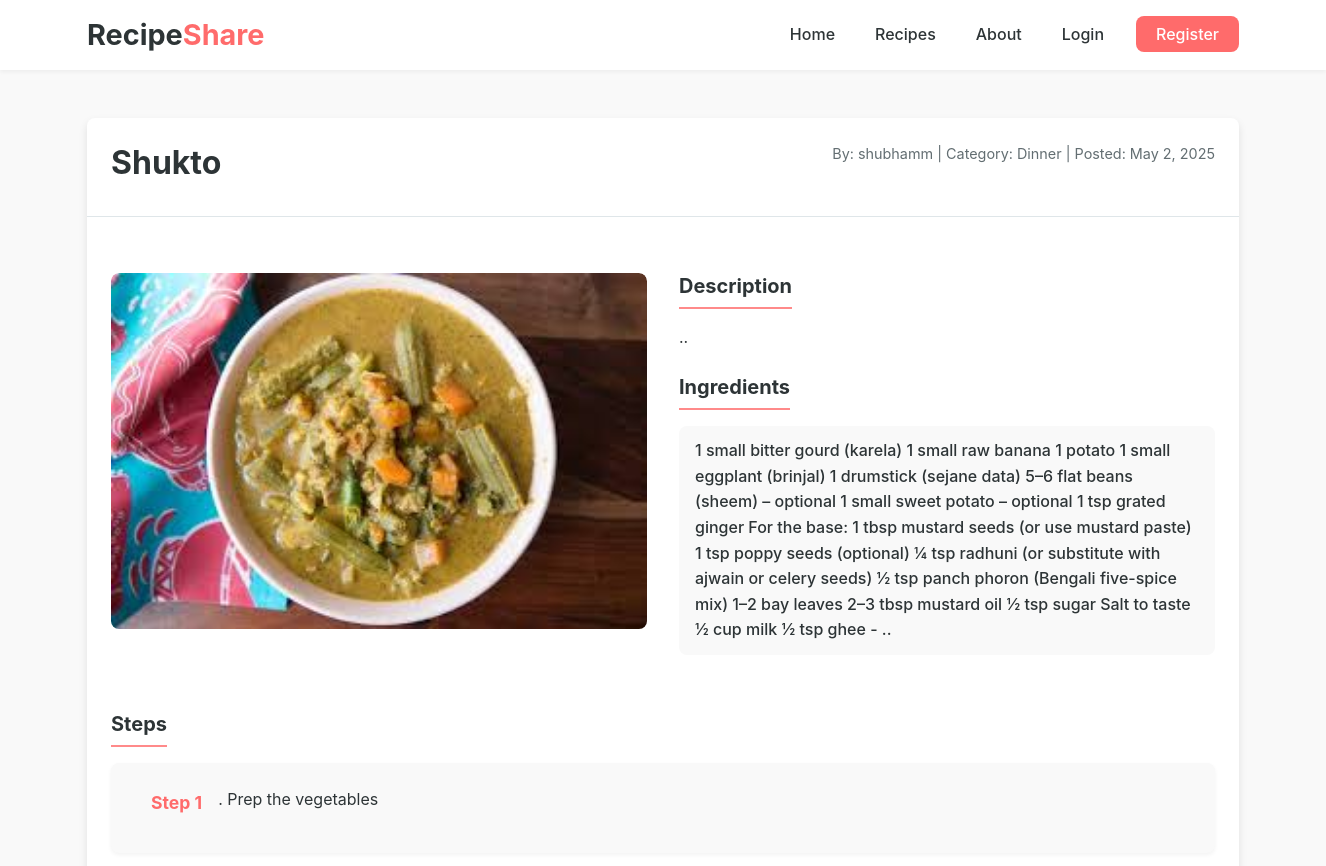
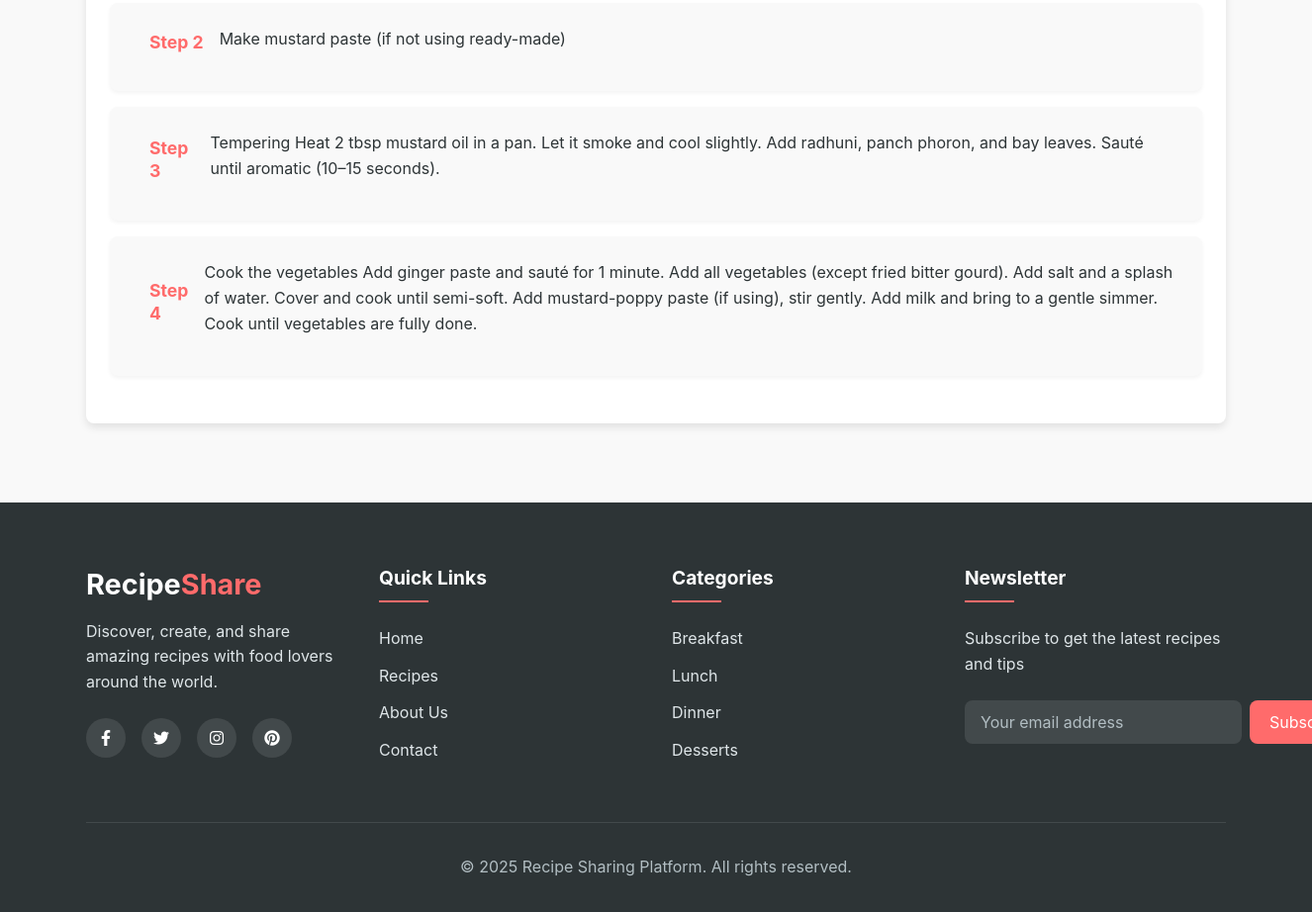
/recipe/view/43/, run on the app's committed database (2 pictures, top to bottom).
### home/models.py (models this page shows)
class Recipe(models.Model):
    CATEGORY_CHOICES = [
        ('breakfast', 'Breakfast'),
        ('lunch', 'Lunch'),
        ('snacks', 'Snacks'),
        ('dinner', 'Dinner'),
    ]
    user = models.ForeignKey(User, on_delete=models.CASCADE)
    name = models.CharField(max_length=200)
    description = models.TextField()
    image = models.ImageField(upload_to='recipe_images/')
    category = models.CharField(max_length=20, choices=CATEGORY_CHOICES)
    created_at = models.DateTimeField(auto_now_add=True)
    updated_at = models.DateTimeField(auto_now=True)

class Ingredient(models.Model):
    recipe = models.ForeignKey(Recipe, related_name='ingredients', on_delete=models.CASCADE)
    name = models.CharField(max_length=100)
    quantity = models.CharField(max_length=50)

class RecipeStep(models.Model):
    recipe = models.ForeignKey(Recipe, related_name='steps', on_delete=models.CASCADE)
    step_number = models.IntegerField()
    description = models.TextField()

### home/views.py (the view)
# urls.py: path('recipe/view/<int:recipe_id>/', view_recipe, name='view_recipe'),
def view_recipe(request, recipe_id):
    recipe = get_object_or_404(Recipe, id=recipe_id)
    return render(request, 'recipes/viewrecipes.html', {'recipe': recipe})

### home/templates/recipes/viewrecipes.html (shortened to what this page needs)
{% extends 'Base/base.html' %}
{% block content %}
<section class="recipe-view-section">
    <div class="container">
        <div class="recipe-card-container">
            <div class="recipe-header">
                <h2>{{ recipe.name }}</h2>
                <p class="recipe-meta">
                    By: {{ recipe.user.username }} |
                    Category: {{ recipe.get_category_display }} |
                    Posted: {{ recipe.created_at|date:"F j, Y" }}
                </p>
            </div>
            <div class="recipe-body">
                <div class="recipe-grid">
                    <div class="recipe-image-container">
                        <img src="{{ recipe.image.url }}" class="recipe-image" alt="{{ recipe.name }}">
                    </div>
                    <div class="recipe-details">
                        <div class="recipe-section">
                            <h4>Description</h4>
                            <p>{{ recipe.description }}</p>
                        </div>
                        <div class="recipe-section">
                            <h4>Ingredients</h4>
                            <ul class="ingredients-list">
                                {% for ingredient in recipe.ingredients.all %}
                                <li class="ingredient-item">
                                    {{ ingredient.name }} - {{ ingredient.quantity }}
                                </li>
                                {% endfor %}
                            </ul>
                        </div>
                    </div>
                </div>
                <div class="recipe-section steps-section">
                    <h4>Steps</h4>
                    <div class="steps-container">
                        {% for step in recipe.steps.all %}
                        <div class="step-card">
                            <div class="step-content">
                                <h5>Step {{ step.step_number }}</h5>
                                <p>{{ step.description }}</p>
                            </div>
                        </div>
                        {% endfor %}
                    </div>
                </div>
            </div>
        </div>
    </div>
</section>
{% endblock %}

### home/static/css/style.css (style rules this page uses)
:root { --primary-color: #ff6b6b; --primary-dark: #e74c3c; --primary-light: #ff8a8a; --secondary-color: #4ecdc4; --accent-color: #ffd166; --dark-color: #2d3436; --dark-gray: #636e72; --medium-gray: #b2bec3; --light-gray: #dfe6e9; --white: #ffffff; --black: #000000; --success: #2ecc71; --warning: #f39c12; --danger: #e74c3c; --info: #3498db; --font-primary: 'Poppins', -apple-system, BlinkMacSystemFont, 'Segoe UI', Roboto, Oxygen, Ubuntu, Cantarell, 'Open Sans', 'Helvetica Neue', sans-serif; --font-secondary: 'Playfair Display', Georgia, 'Times New Roman', Times, serif; --shadow-sm: 0 2px 4px rgba(0, 0, 0, 0.05); --shadow-md: 0 4px 8px rgba(0, 0, 0, 0.1); --shadow-lg: 0 8px 16px rgba(0, 0, 0, 0.1); --border-radius-sm: 4px; --border-radius-md: 8px; --border-radius-lg: 16px; --border-radius-xl: 24px; --border-radius-full: 9999px; --transition-fast: 0.2s ease; --transition-normal: 0.3s ease; --transition-slow: 0.5s ease; --container-width: 1200px; --header-height: 70px; }
* { margin: 0; padding: 0; box-sizing: border-box; }
html { font-size: 16px; scroll-behavior: smooth; }
body { font-family: var(--font-primary); line-height: 1.6; color: var(--dark-color); background-color: #f9f9f9; overflow-x: hidden; }
ul, ol { list-style: none; }
img { max-width: 100%; height: auto; }
h1, h2, h3, h4, h5, h6 { font-weight: 700; line-height: 1.3; margin-bottom: 1rem; }
h2 { font-size: 2rem; }
h4 { font-size: 1.25rem; }
p { margin-bottom: 1rem; }
.container { width: 100%; max-width: var(--container-width); margin: 0 auto; padding: 0 1.5rem; }
section { padding: 5rem 0; }
.recipe-image { position: relative; height: 200px; overflow: hidden; }
.recipe-meta { display: flex; justify-content: space-between; color: var(--dark-gray); font-size: 0.85rem; }
.step-content { display: flex; align-items: center; gap: 1rem; margin-left: 1rem; }
.steps-list, .ingredients-list { margin-top: 1rem; }
.step-item, .ingredient-item { display: flex; margin-bottom: 1rem; }
.recipe-view-section { padding: 3rem 0; background-color: #f9f9f9; }
.recipe-header { display: flex; justify-content: space-between; align-items: flex-start; margin-bottom: 2rem; }
.recipe-meta { display: flex; gap: 1.5rem; color: var(--dark-gray); }
.recipe-image-container { height: 400px; overflow: hidden; }
.recipe-image { width: 100%; height: 100%; object-fit: cover; }
.step-content { flex: 1; }
.ingredients-list { padding: 1.5rem; }
.ingredient-item { display: flex; align-items: center; padding: 0.5rem 0; border-bottom: 1px dashed var(--light-gray); }
.ingredient-item:last-child { border-bottom: none; }
.recipe-card-container { background-color: var(--white); border-radius: var(--border-radius-md); box-shadow: var(--shadow-md); overflow: hidden; margin-bottom: 2rem; }
.recipe-header { padding: 1.5rem; border-bottom: 1px solid var(--light-gray); }
.recipe-header h2 { font-size: 2rem; margin-bottom: 0.5rem; color: var(--dark-color); }
.recipe-meta { color: var(--dark-gray); font-size: 0.9rem; }
.recipe-body { padding: 1.5rem; }
.recipe-grid { display: grid; grid-template-columns: 1fr 1fr; gap: 2rem; margin-bottom: 2rem; }
.recipe-image-container { border-radius: var(--border-radius-md); overflow: hidden; }
.recipe-image { width: 100%; height: auto; display: block; border-radius: var(--border-radius-md); }
.recipe-section { margin-bottom: 1.5rem; }
.recipe-section h4 { font-size: 1.25rem; margin-bottom: 1rem; color: var(--dark-color); padding-bottom: 0.5rem; border-bottom: 2px solid var(--primary-light); display: inline-block; }
.ingredients-list { list-style: none; padding: 0; margin: 0; }
.ingredient-item { padding: 0.75rem 1rem; background-color: #f9f9f9; border-radius: var(--border-radius-md); margin-bottom: 0.5rem; font-weight: 500; }
.steps-section { margin-top: 2rem; }
.steps-container { display: flex; flex-direction: column; gap: 1rem; }
.step-card { background-color: #f9f9f9; border-radius: var(--border-radius-md); padding: 1.5rem; box-shadow: var(--shadow-sm); }
.step-card h5 { font-size: 1.1rem; margin-bottom: 0.5rem; color: var(--primary-color); }
.step-content, .ingredient-content { display: flex; align-items: center; gap: 1rem; }

### data on the page
Recipe: name "Shukto", user.username "shubhamm", category "Dinner", created_at "May 2, 2025", image (picture), description ".."
Ingredient: name "1 small bitter gourd (karela) 1 small raw banana 1 potato 1 small eggplant (brinjal) 1 drumstick (sejane data) 5–6 flat beans (sheem) – optional 1 small sweet potato – optional 1 tsp grated ginger For the base: 1 tbsp mustard seeds (or use mustard paste) 1 tsp poppy seeds (optional) ¼ tsp radhuni (or substitute with ajwain or celery seeds) ½ tsp panch phoron (Bengali five-spice mix) 1–2 bay leaves 2–3 tbsp mustard oil ½ tsp sugar Salt to taste ½ cup milk ½ tsp ghee", quantity ".."
RecipeStep: step_number "1", description ". Prep the vegetables"
RecipeStep: step_number "2", description "Make mustard paste (if not using ready-made)"
RecipeStep: step_number "3", description "Tempering Heat 2 tbsp mustard oil in a pan. Let it smoke and cool slightly. Add radhuni, panch phoron, and bay leaves. Sauté until aromatic (10–15 seconds)."
RecipeStep: step_number "4", description "Cook the vegetables Add ginger paste and sauté for 1 minute. Add all vegetables (except fried bitter gourd). Add salt and a splash of water. Cover and cook until semi-soft. Add mustard-poppy paste (if using), stir gently. Add milk and bring to a gentle simmer. Cook until vegetables are fully done."
